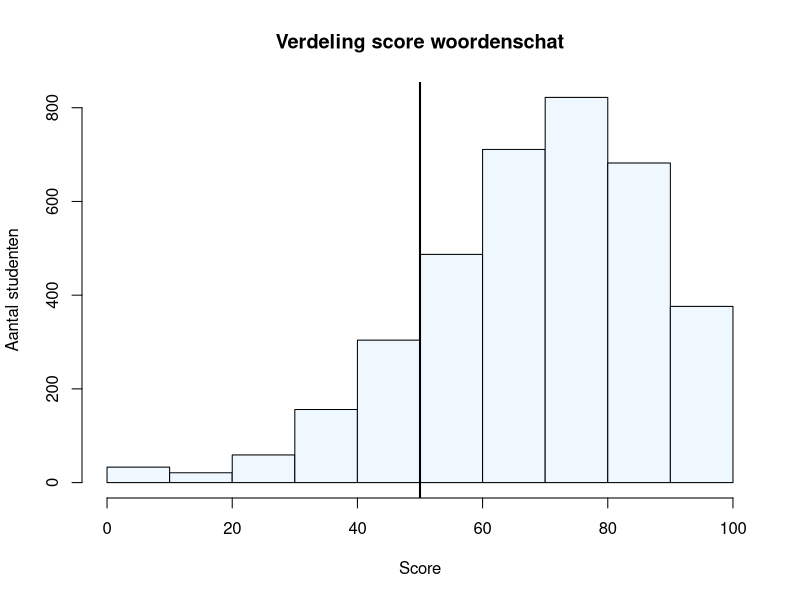
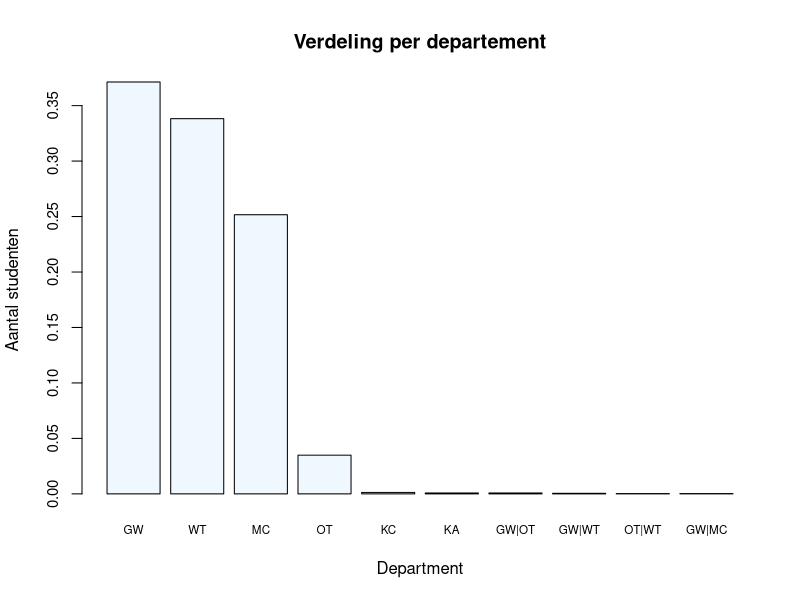
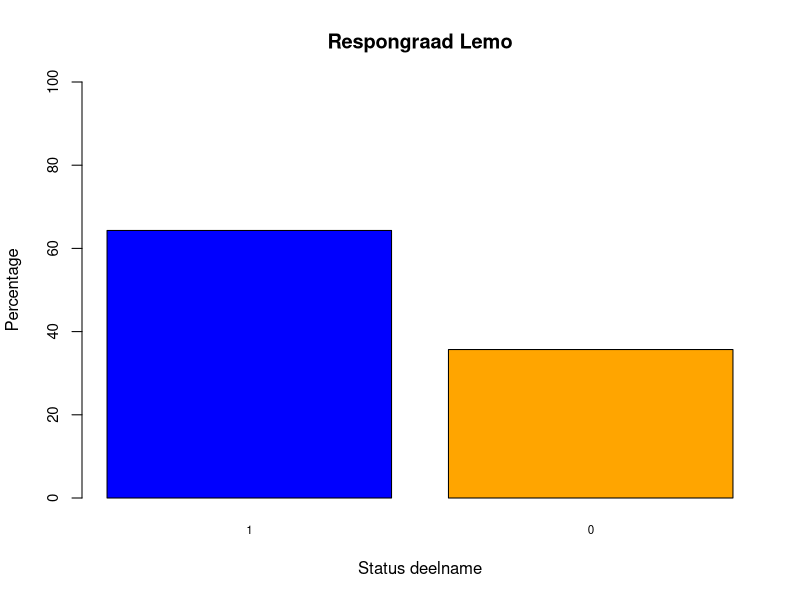
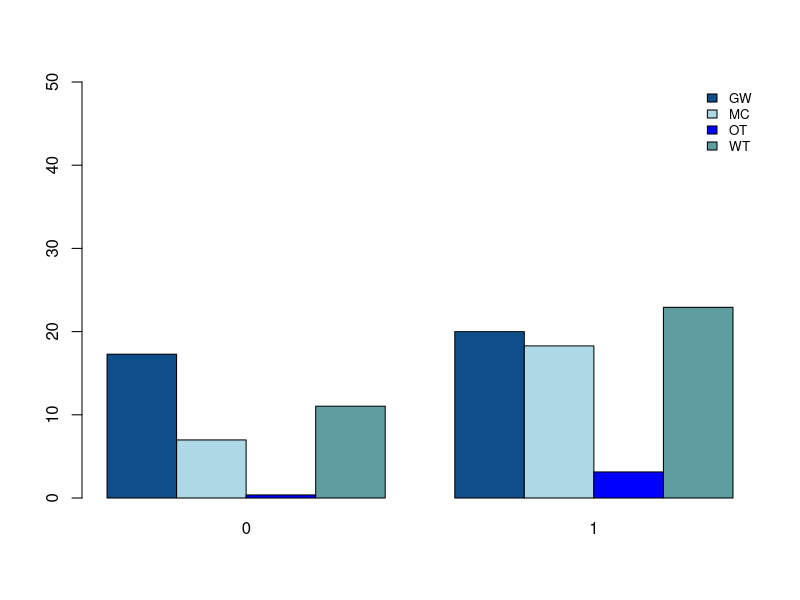
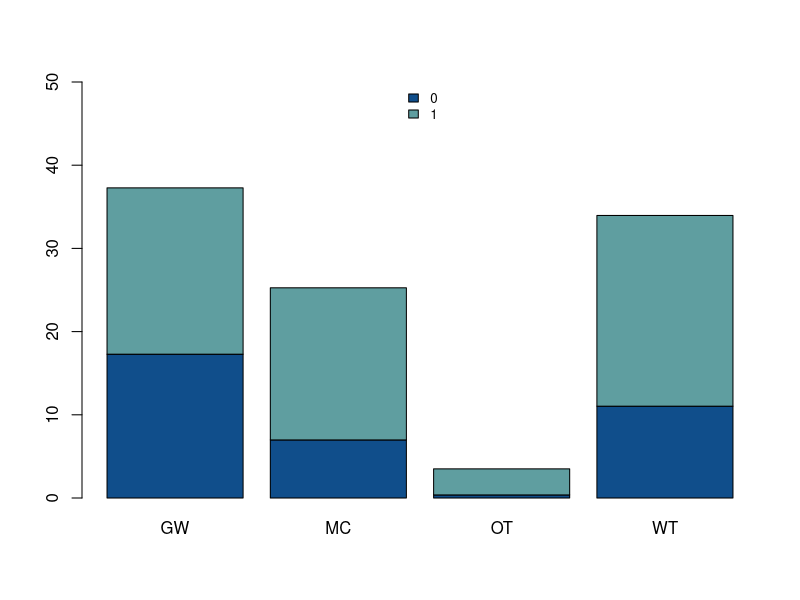
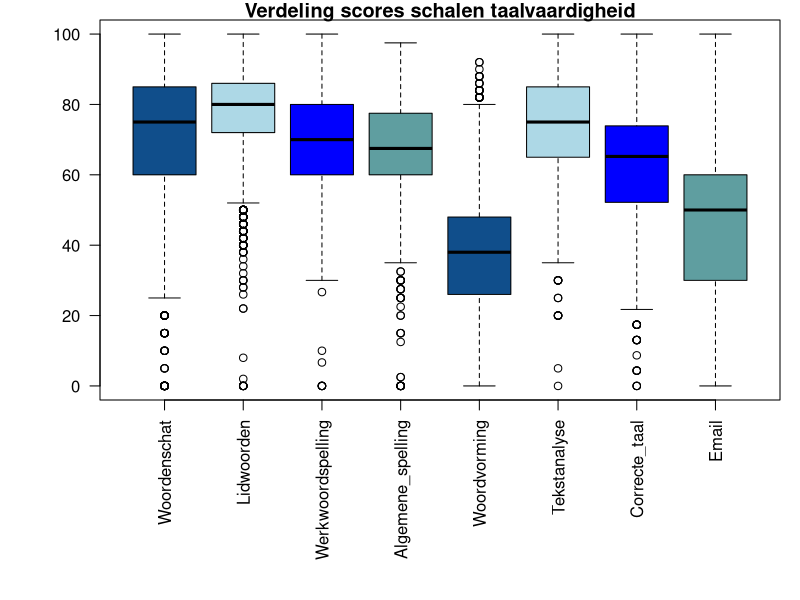
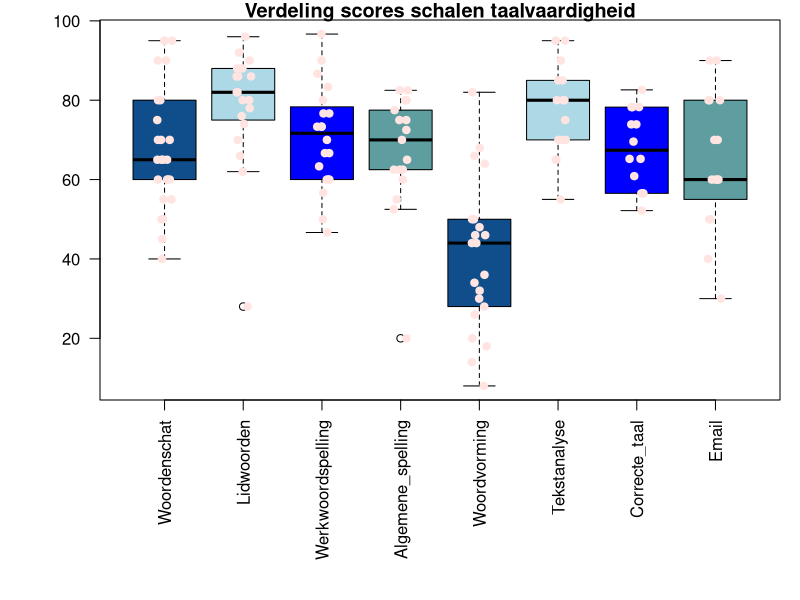
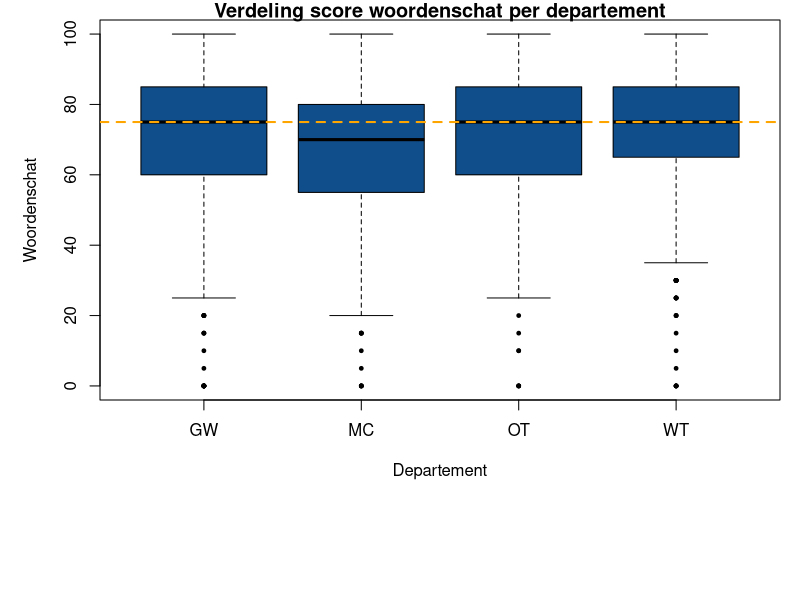

These charts were generated, in order, by the following R code:
## ---- chunk 1
library(knitr)
library(readxl)
library(data.table)
library(magrittr)
library(dplyr)
library(tidyverse)


sem_1_anon <- read_excel("dat/sem_1_anon.xlsx", 
    col_types = c("numeric", "text", "text", 
        "text", "text", "text", "numeric", 
        "numeric", "numeric", "numeric", 
        "numeric", "numeric", "numeric", 
        "numeric", "numeric", "numeric", 
        "numeric", "numeric", "numeric", 
        "numeric", "numeric", "numeric", 
        "numeric", "numeric", "numeric", 
        "numeric", "numeric", "numeric", 
        "numeric", "numeric", "numeric", 
        "numeric", "numeric", "numeric", 
        "numeric", "numeric", "numeric", 
        "numeric", "numeric", "numeric", 
        "numeric", "numeric", "numeric", 
        "numeric", "numeric", "numeric", 
        "numeric", "numeric", "numeric", 
        "numeric", "numeric", "numeric", 
        "numeric", "numeric", "numeric", 
        "numeric", "numeric", "numeric", 
        "numeric", "numeric", "numeric", 
        "numeric", "numeric", "numeric", 
        "numeric", "numeric", "numeric", 
        "numeric", "numeric", "numeric", 
        "numeric"))
View(sem_1_anon)
## ---- chunk 2
# In de console:
str(sem_1_anon)
## ---- chunk 3

palette(c("aliceblue", "black"))
# Palette defines a range of colours. you can refer to these colors by using the 'order number' in the palette statement

sem_1_anon$Woordenschat %>%
  hist(main = "Verdeling score woordenschat",
    xlab = "Score", ylab = "Aantal studenten",
    col = 1)

abline(v = 50, lwd = 2, col = 2)
## ---- chunk 4
sem_1_anon$Departement %>%
  table%>%
  prop.table%>%
  sort %>%
  rev %>%
  barplot(main = "Verdeling per departement",
    xlab = "Department", ylab = "Aantal studenten",
    cex.names = .7, cex.axis = .9, col = 1)
## ---- chunk 5
sem_1_anon <- setDT(sem_1_anon)

dep_top <- sem_1_anon[, .N, Departement][N > 5, Departement]

dep_top
## ---- chunk 6
sem_1_anon$Lemo_T <- as.character(sem_1_anon$Lemo_T)
sem_1_anon$Lemo_T %>%
  table %>%
  prop.table %>%
  multiply_by(100) %>%
  sort %>%
  rev %>%
  barplot(main = "Respongraad Lemo",
    xlab = "Status deelname", ylab = "Percentage", ylim=c(0,100),
    cex.names = .7, cex.axis = .9, col = c("blue", "Orange"))

## ---- chunk 7
palette(c("dodgerblue4", "lightblue", "blue", "cadetblue"))

dep_top_alt <- sem_1_anon%>%
   filter(Departement %in% dep_top)

dep_Lemo <- table (dep_top_alt$Departement, dep_top_alt$Lemo_T)
dep_Lemo_2 <- prop.table(dep_Lemo)*100

barplot(dep_Lemo_2,
        col = 1:4, beside = TRUE, ylim=c(0,50))
legend("topright", legend = rownames(dep_Lemo_2), 
       fill = 1:4, box.lty = 0, cex = 0.8)

## ---- chunk 8
Lemo_dep <- table (dep_top_alt$Lemo_T, dep_top_alt$Departement)
Lemo_dep_2 <- prop.table(Lemo_dep)*100

barplot(Lemo_dep_2,
        col = c(1, 4), beside = FALSE, ylim=c(0,50))
        legend("top", legend = rownames(Lemo_dep_2), 
       fill = c(1,4), box.lty = 0, cex = 0.8)
## ---- chunk 9
scales<-sem_1_anon %>%
  select(Woordenschat:Email)

par(mar=c(10,5,1,1))

boxplot(scales, las=2, col =1:4, main = "Verdeling scores schalen taalvaardigheid")

## ---- chunk 10
scales<-sem_1_anon %>%
  select(Woordenschat:Email) %>%
  slice_head (n=25)

par(mar=c(10,5,1,1))

boxplot(scales, las=2, col =1:4, main = "Verdeling scores schalen taalvaardigheid")
stripchart(scales, las=2, vertical= TRUE, method = "jitter", pch = 19, bg=2, add = TRUE, col = "mistyrose")
## ---- chunk 11


sem_1_anon %>% 
  filter(Departement %in% dep_top) %>% 
  boxplot(Woordenschat ~ Departement, data = .,
    col = 1, pch = 19, cex = .5,
    main = "Verdeling score woordenschat per departement")

abline(h = median(sem_1_anon$Woordenschat, na.rm = T), lwd = 2, col = "orange", lty=2)
